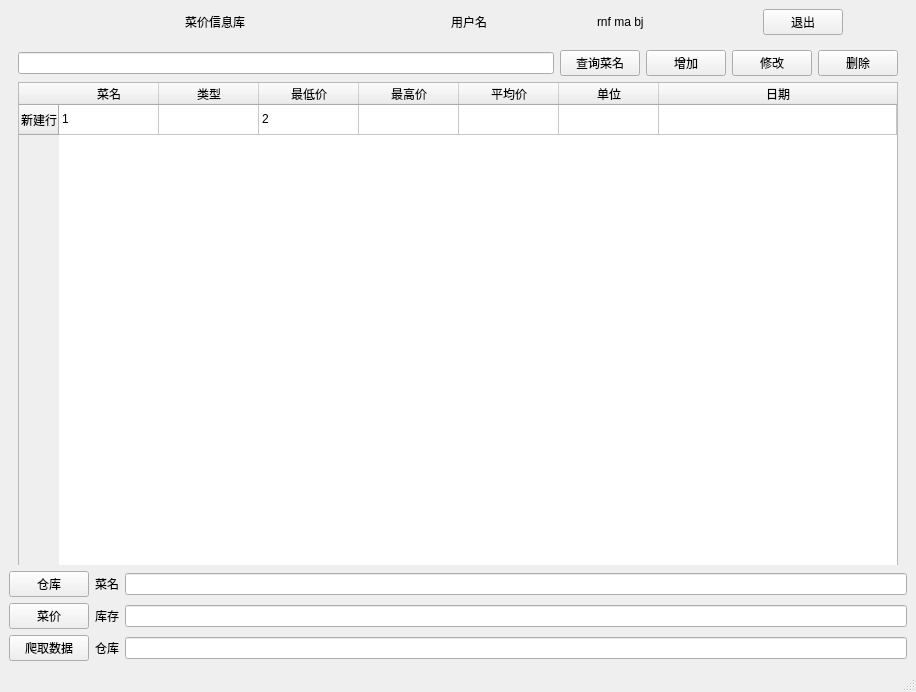
<?xml version="1.0" encoding="UTF-8"?>
<ui version="4.0">
 <class>MainWindow</class>
 <widget class="QMainWindow" name="MainWindow">
  <property name="geometry">
   <rect>
    <x>0</x>
    <y>0</y>
    <width>916</width>
    <height>692</height>
   </rect>
  </property>
  <property name="minimumSize">
   <size>
    <width>800</width>
    <height>600</height>
   </size>
  </property>
  <property name="windowTitle">
   <string>菜价信息库</string>
  </property>
  <property name="toolTip">
   <string>这是菜价信息库</string>
  </property>
  <widget class="QWidget" name="centralwidget">
   <layout class="QGridLayout" name="gridLayout_2">
    <item row="1" column="0" colspan="3">
     <widget class="QStackedWidget" name="stackedWidget">
      <property name="currentIndex">
       <number>0</number>
      </property>
      <widget class="QWidget" name="page">
       <layout class="QGridLayout" name="gridLayout">
        <item row="0" column="0">
         <layout class="QHBoxLayout" name="horizontalLayout_2">
          <item>
           <widget class="QLineEdit" name="le_search_1">
            <property name="maximumSize">
             <size>
              <width>2000</width>
              <height>16777215</height>
             </size>
            </property>
           </widget>
          </item>
          <item>
           <widget class="QPushButton" name="btn_finduser">
            <property name="text">
             <string>查询菜名</string>
            </property>
           </widget>
          </item>
          <item>
           <widget class="QPushButton" name="btn_add">
            <property name="text">
             <string>增加</string>
            </property>
           </widget>
          </item>
          <item>
           <widget class="QPushButton" name="btn_mofidy">
            <property name="text">
             <string>修改</string>
            </property>
           </widget>
          </item>
          <item>
           <widget class="QPushButton" name="btn_del">
            <property name="text">
             <string>删除</string>
            </property>
           </widget>
          </item>
         </layout>
        </item>
        <item row="1" column="0">
         <widget class="QTableWidget" name="tableWidget">
          <property name="minimumSize">
           <size>
            <width>600</width>
            <height>500</height>
           </size>
          </property>
          <attribute name="horizontalHeaderStretchLastSection">
           <bool>true</bool>
          </attribute>
          <row>
           <property name="text">
            <string>新建行</string>
           </property>
          </row>
          <column>
           <property name="text">
            <string>菜名</string>
           </property>
          </column>
          <column>
           <property name="text">
            <string>类型</string>
           </property>
          </column>
          <column>
           <property name="text">
            <string>最低价</string>
           </property>
          </column>
          <column>
           <property name="text">
            <string>最高价</string>
           </property>
          </column>
          <column>
           <property name="text">
            <string>平均价</string>
           </property>
          </column>
          <column>
           <property name="text">
            <string>单位</string>
           </property>
          </column>
          <column>
           <property name="text">
            <string>日期</string>
           </property>
          </column>
          <item row="0" column="0">
           <property name="text">
            <string>1</string>
           </property>
          </item>
          <item row="0" column="2">
           <property name="text">
            <string>2</string>
           </property>
          </item>
         </widget>
        </item>
       </layout>
      </widget>
      <widget class="QWidget" name="page_2">
       <layout class="QGridLayout" name="gridLayout_4">
        <item row="0" column="0">
         <layout class="QGridLayout" name="gridLayout_3">
          <item row="0" column="0">
           <widget class="QLineEdit" name="le_search_2"/>
          </item>
          <item row="0" column="1">
           <widget class="QPushButton" name="btn_findveget">
            <property name="text">
             <string>查询菜价</string>
            </property>
           </widget>
          </item>
         </layout>
        </item>
        <item row="1" column="0">
         <widget class="QTableWidget" name="tableWidget_2">
          <property name="minimumSize">
           <size>
            <width>600</width>
            <height>400</height>
           </size>
          </property>
          <property name="maximumSize">
           <size>
            <width>16777215</width>
            <height>16777214</height>
           </size>
          </property>
          <property name="rowCount">
           <number>1</number>
          </property>
          <property name="columnCount">
           <number>7</number>
          </property>
          <attribute name="horizontalHeaderShowSortIndicator" stdset="0">
           <bool>true</bool>
          </attribute>
          <attribute name="horizontalHeaderStretchLastSection">
           <bool>true</bool>
          </attribute>
          <row/>
          <column/>
          <column/>
          <column/>
          <column/>
          <column/>
          <column/>
          <column/>
         </widget>
        </item>
       </layout>
      </widget>
     </widget>
    </item>
    <item row="2" column="0">
     <widget class="QPushButton" name="btn_local">
      <property name="text">
       <string>仓库</string>
      </property>
     </widget>
    </item>
    <item row="2" column="1">
     <widget class="QLabel" name="label_4">
      <property name="text">
       <string>菜名</string>
      </property>
     </widget>
    </item>
    <item row="2" column="2">
     <widget class="QLineEdit" name="le_veget"/>
    </item>
    <item row="3" column="0">
     <widget class="QPushButton" name="btn_veget">
      <property name="text">
       <string>菜价</string>
      </property>
     </widget>
    </item>
    <item row="3" column="1">
     <widget class="QLabel" name="label_5">
      <property name="text">
       <string>库存</string>
      </property>
     </widget>
    </item>
    <item row="3" column="2">
     <widget class="QLineEdit" name="le_stock"/>
    </item>
    <item row="4" column="0">
     <widget class="QPushButton" name="btn_catch">
      <property name="text">
       <string>爬取数据</string>
      </property>
     </widget>
    </item>
    <item row="4" column="1">
     <widget class="QLabel" name="label_6">
      <property name="text">
       <string>仓库</string>
      </property>
     </widget>
    </item>
    <item row="4" column="2">
     <widget class="QLineEdit" name="le_place"/>
    </item>
    <item row="0" column="2">
     <layout class="QHBoxLayout" name="horizontalLayout">
      <item>
       <widget class="QLabel" name="label">
        <property name="maximumSize">
         <size>
          <width>200</width>
          <height>30</height>
         </size>
        </property>
        <property name="text">
         <string>菜价信息库</string>
        </property>
       </widget>
      </item>
      <item>
       <widget class="QLabel" name="label_3">
        <property name="maximumSize">
         <size>
          <width>80</width>
          <height>16777215</height>
         </size>
        </property>
        <property name="text">
         <string>用户名</string>
        </property>
       </widget>
      </item>
      <item>
       <widget class="QLabel" name="label_2">
        <property name="maximumSize">
         <size>
          <width>100</width>
          <height>30</height>
         </size>
        </property>
        <property name="text">
         <string>rnf ma bj</string>
        </property>
       </widget>
      </item>
      <item>
       <widget class="QPushButton" name="btn_exit">
        <property name="maximumSize">
         <size>
          <width>80</width>
          <height>30</height>
         </size>
        </property>
        <property name="sizeIncrement">
         <size>
          <width>0</width>
          <height>40</height>
         </size>
        </property>
        <property name="text">
         <string>退出</string>
        </property>
       </widget>
      </item>
     </layout>
    </item>
   </layout>
  </widget>
  <widget class="QMenuBar" name="menubar">
   <property name="geometry">
    <rect>
     <x>0</x>
     <y>0</y>
     <width>916</width>
     <height>26</height>
    </rect>
   </property>
  </widget>
  <widget class="QStatusBar" name="statusbar"/>
 </widget>
 <resources/>
 <connections/>
</ui>
